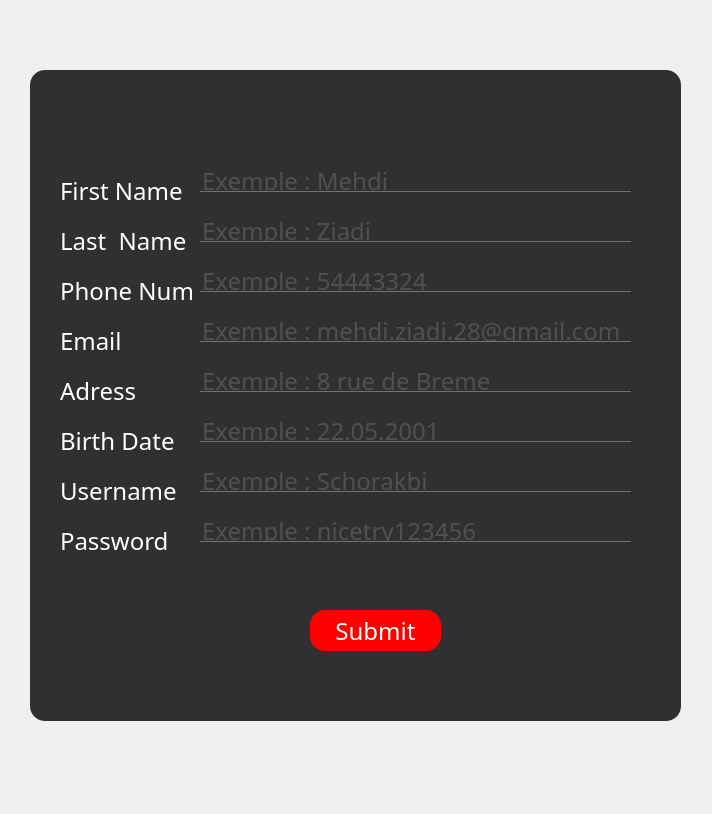
<?xml version="1.0" encoding="UTF-8"?>
<ui version="4.0">
 <class>Register</class>
 <widget class="QDialog" name="Register">
  <property name="geometry">
   <rect>
    <x>0</x>
    <y>0</y>
    <width>712</width>
    <height>814</height>
   </rect>
  </property>
  <property name="windowTitle">
   <string>Dialog</string>
  </property>
  <property name="styleSheet">
   <string notr="true">*{
    font-family : century gothic ;
	font-size : 24px;
	
}
QFrame {
	background : #333;
	border-radius : 15px;
	background : rgba(0,0,0,0.8);

}
QPushButton{
	border-radius : 15px;
	background : red;
	color : white;
}
QToolButton{
	border-radius : 60px;
	background : red;
}
QLabel{
	color : white;
	background : transparent;
}
QPushButton:hover
{
	border-radius : 15px;
	background : #49ebff;
	color : #333;
}
QLineEdit
{
	background : transparent;
	border : none;
	color : #717072;
	border-bottom : 1px solid #717072;
}
</string>
  </property>
  <widget class="QFrame" name="frame">
   <property name="geometry">
    <rect>
     <x>30</x>
     <y>70</y>
     <width>651</width>
     <height>651</height>
    </rect>
   </property>
   <property name="frameShape">
    <enum>QFrame::StyledPanel</enum>
   </property>
   <property name="frameShadow">
    <enum>QFrame::Raised</enum>
   </property>
   <widget class="QLabel" name="label">
    <property name="geometry">
     <rect>
      <x>30</x>
      <y>100</y>
      <width>131</width>
      <height>41</height>
     </rect>
    </property>
    <property name="text">
     <string>First Name</string>
    </property>
   </widget>
   <widget class="QLineEdit" name="lineEdit_firstname">
    <property name="geometry">
     <rect>
      <x>170</x>
      <y>100</y>
      <width>431</width>
      <height>22</height>
     </rect>
    </property>
    <property name="placeholderText">
     <string>Exemple : Mehdi</string>
    </property>
   </widget>
   <widget class="QLabel" name="label_2">
    <property name="geometry">
     <rect>
      <x>30</x>
      <y>150</y>
      <width>141</width>
      <height>41</height>
     </rect>
    </property>
    <property name="text">
     <string>Last  Name</string>
    </property>
   </widget>
   <widget class="QLineEdit" name="lineEdit_lastname">
    <property name="geometry">
     <rect>
      <x>170</x>
      <y>150</y>
      <width>431</width>
      <height>22</height>
     </rect>
    </property>
    <property name="placeholderText">
     <string>Exemple : Ziadi</string>
    </property>
   </widget>
   <widget class="QLabel" name="label_3">
    <property name="geometry">
     <rect>
      <x>30</x>
      <y>200</y>
      <width>171</width>
      <height>41</height>
     </rect>
    </property>
    <property name="text">
     <string>Phone Num</string>
    </property>
   </widget>
   <widget class="QLineEdit" name="lineEdit_phonenumber">
    <property name="geometry">
     <rect>
      <x>170</x>
      <y>200</y>
      <width>431</width>
      <height>22</height>
     </rect>
    </property>
    <property name="placeholderText">
     <string>Exemple : 54443324</string>
    </property>
   </widget>
   <widget class="QLabel" name="label_4">
    <property name="geometry">
     <rect>
      <x>30</x>
      <y>250</y>
      <width>91</width>
      <height>41</height>
     </rect>
    </property>
    <property name="text">
     <string>Email</string>
    </property>
   </widget>
   <widget class="QLineEdit" name="lineEdit_email">
    <property name="geometry">
     <rect>
      <x>170</x>
      <y>250</y>
      <width>431</width>
      <height>22</height>
     </rect>
    </property>
    <property name="placeholderText">
     <string>Exemple : mehdi.ziadi.28@gmail.com</string>
    </property>
   </widget>
   <widget class="QLabel" name="label_6">
    <property name="geometry">
     <rect>
      <x>30</x>
      <y>400</y>
      <width>121</width>
      <height>41</height>
     </rect>
    </property>
    <property name="text">
     <string>Username</string>
    </property>
   </widget>
   <widget class="QLineEdit" name="lineEdit_username">
    <property name="geometry">
     <rect>
      <x>170</x>
      <y>400</y>
      <width>431</width>
      <height>22</height>
     </rect>
    </property>
    <property name="placeholderText">
     <string>Exemple : Schorakbi</string>
    </property>
   </widget>
   <widget class="QLabel" name="label_7">
    <property name="geometry">
     <rect>
      <x>30</x>
      <y>450</y>
      <width>121</width>
      <height>41</height>
     </rect>
    </property>
    <property name="text">
     <string>Password</string>
    </property>
   </widget>
   <widget class="QLineEdit" name="lineEdit_password">
    <property name="geometry">
     <rect>
      <x>170</x>
      <y>450</y>
      <width>431</width>
      <height>22</height>
     </rect>
    </property>
    <property name="echoMode">
     <enum>QLineEdit::Password</enum>
    </property>
    <property name="placeholderText">
     <string>Exemple : nicetry123456</string>
    </property>
   </widget>
   <widget class="QPushButton" name="pushButton_submit">
    <property name="geometry">
     <rect>
      <x>280</x>
      <y>540</y>
      <width>131</width>
      <height>41</height>
     </rect>
    </property>
    <property name="text">
     <string>Submit</string>
    </property>
   </widget>
   <widget class="QLabel" name="label_adress">
    <property name="geometry">
     <rect>
      <x>30</x>
      <y>300</y>
      <width>121</width>
      <height>41</height>
     </rect>
    </property>
    <property name="text">
     <string>Adress</string>
    </property>
   </widget>
   <widget class="QLineEdit" name="lineEdit_adress">
    <property name="geometry">
     <rect>
      <x>170</x>
      <y>300</y>
      <width>431</width>
      <height>22</height>
     </rect>
    </property>
    <property name="placeholderText">
     <string>Exemple : 8 rue de Breme</string>
    </property>
   </widget>
   <widget class="QLabel" name="label_birthdate">
    <property name="geometry">
     <rect>
      <x>30</x>
      <y>350</y>
      <width>121</width>
      <height>41</height>
     </rect>
    </property>
    <property name="text">
     <string>Birth Date</string>
    </property>
   </widget>
   <widget class="QLineEdit" name="lineEdit_birthdate">
    <property name="geometry">
     <rect>
      <x>170</x>
      <y>350</y>
      <width>431</width>
      <height>22</height>
     </rect>
    </property>
    <property name="placeholderText">
     <string>Exemple : 22.05.2001</string>
    </property>
   </widget>
  </widget>
 </widget>
 <resources/>
 <connections/>
</ui>
